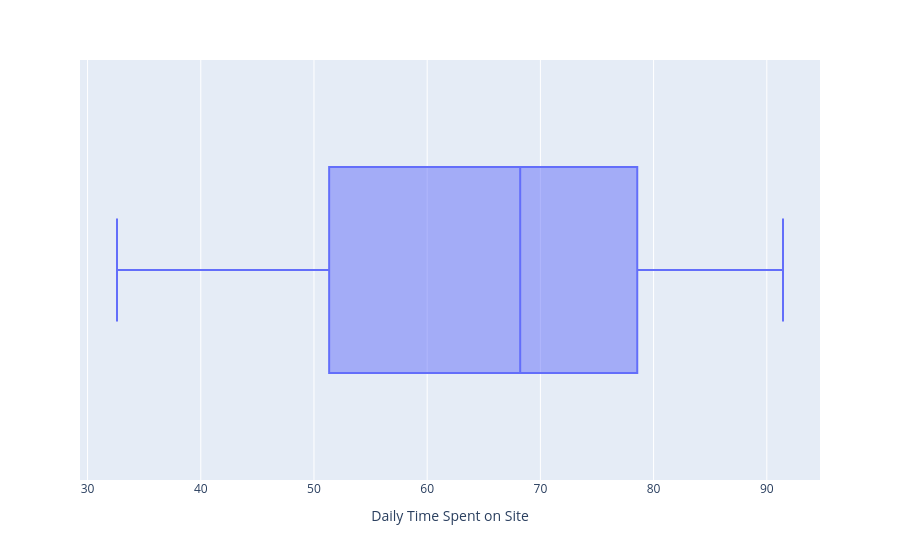
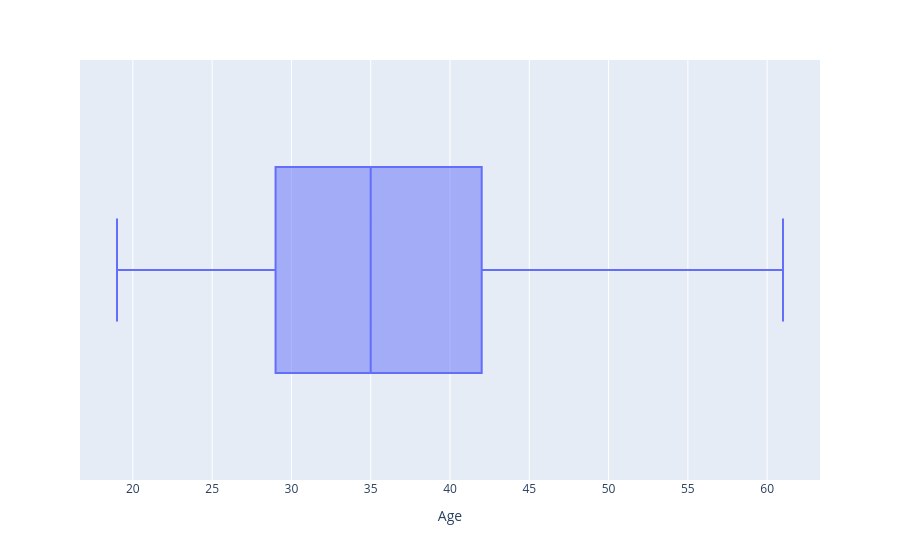
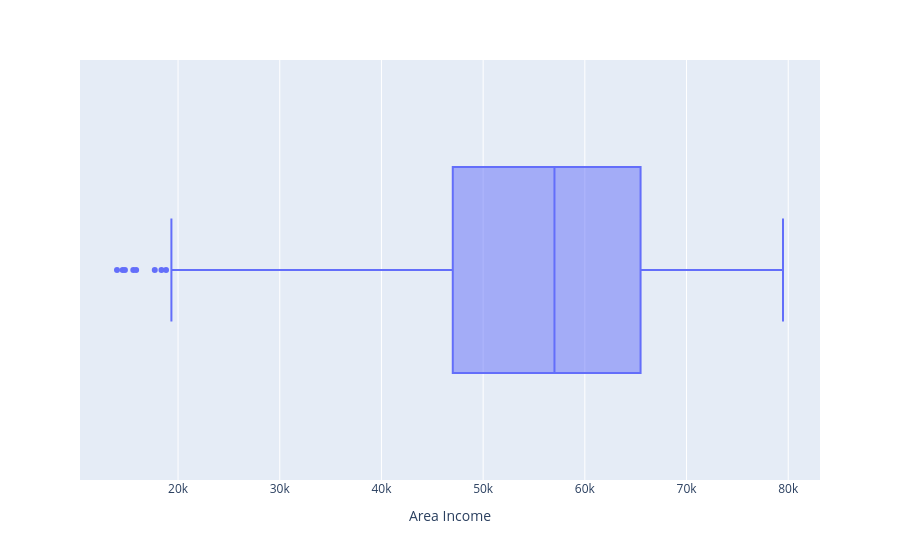
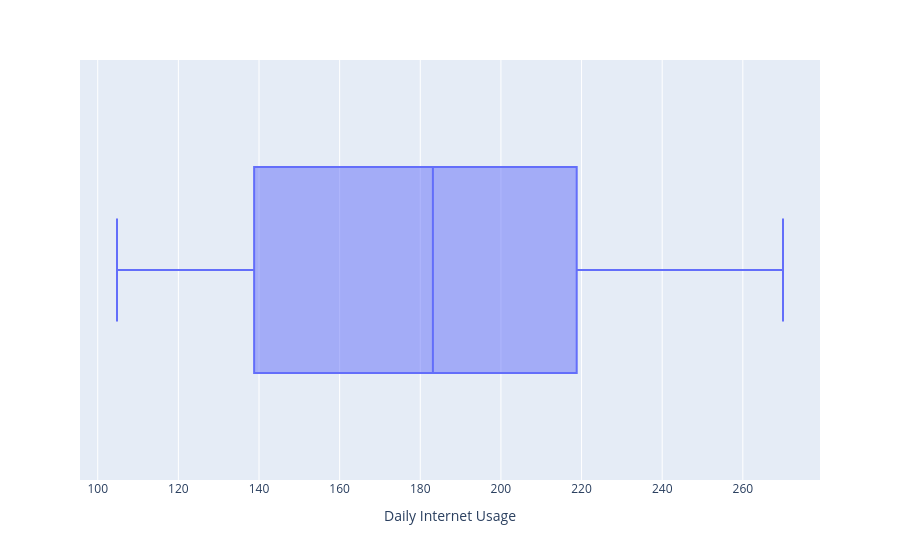

Here is the notebook cell these charts were saved with, in order:
### Code cell
for i in df.select_dtypes(include="number").columns:
    px.box(df,x=i).show()

### Figure 1 — Plotly figure (JSON) as saved in the notebook; plotly's stock layout.template omitted (floating-point values rounded to 4 significant figures; data arrays with more than 128 entries replaced by an {"elided": "..."} marker saying what was removed)
{"data": [{"alignmentgroup": "True", "hovertemplate": "Daily Time Spent on Site=%{x}<extra></extra>", "legendgroup": "", "marker": {"color": "#636efa"}, "name": "", "notched": false, "offsetgroup": "", "orientation": "h", "showlegend": false, "type": "box", "x": {"elided": "1000 float values"}, "x0": " ", "xaxis": "x", "y0": " ", "yaxis": "y"}], "layout": {"boxmode": "group", "legend": {"tracegroupgap": 0}, "margin": {"t": 60}, "xaxis": {"anchor": "y", "domain": [0, 1], "title": {"text": "Daily Time Spent on Site"}}, "yaxis": {"anchor": "x", "domain": [0, 1]}}}

### Figure 2 — Plotly figure (JSON) as saved in the notebook; plotly's stock layout.template omitted (floating-point values rounded to 4 significant figures; data arrays with more than 128 entries replaced by an {"elided": "..."} marker saying what was removed)
{"data": [{"alignmentgroup": "True", "hovertemplate": "Age=%{x}<extra></extra>", "legendgroup": "", "marker": {"color": "#636efa"}, "name": "", "notched": false, "offsetgroup": "", "orientation": "h", "showlegend": false, "type": "box", "x": {"elided": "1000 int values"}, "x0": " ", "xaxis": "x", "y0": " ", "yaxis": "y"}], "layout": {"boxmode": "group", "legend": {"tracegroupgap": 0}, "margin": {"t": 60}, "xaxis": {"anchor": "y", "domain": [0, 1], "title": {"text": "Age"}}, "yaxis": {"anchor": "x", "domain": [0, 1]}}}

### Figure 3 — Plotly figure (JSON) as saved in the notebook; plotly's stock layout.template omitted (floating-point values rounded to 4 significant figures; data arrays with more than 128 entries replaced by an {"elided": "..."} marker saying what was removed)
{"data": [{"alignmentgroup": "True", "hovertemplate": "Area Income=%{x}<extra></extra>", "legendgroup": "", "marker": {"color": "#636efa"}, "name": "", "notched": false, "offsetgroup": "", "orientation": "h", "showlegend": false, "type": "box", "x": {"elided": "1000 float values"}, "x0": " ", "xaxis": "x", "y0": " ", "yaxis": "y"}], "layout": {"boxmode": "group", "legend": {"tracegroupgap": 0}, "margin": {"t": 60}, "xaxis": {"anchor": "y", "domain": [0, 1], "title": {"text": "Area Income"}}, "yaxis": {"anchor": "x", "domain": [0, 1]}}}

### Figure 4 — Plotly figure (JSON) as saved in the notebook; plotly's stock layout.template omitted (floating-point values rounded to 4 significant figures; data arrays with more than 128 entries replaced by an {"elided": "..."} marker saying what was removed)
{"data": [{"alignmentgroup": "True", "hovertemplate": "Daily Internet Usage=%{x}<extra></extra>", "legendgroup": "", "marker": {"color": "#636efa"}, "name": "", "notched": false, "offsetgroup": "", "orientation": "h", "showlegend": false, "type": "box", "x": {"elided": "1000 float values"}, "x0": " ", "xaxis": "x", "y0": " ", "yaxis": "y"}], "layout": {"boxmode": "group", "legend": {"tracegroupgap": 0}, "margin": {"t": 60}, "xaxis": {"anchor": "y", "domain": [0, 1], "title": {"text": "Daily Internet Usage"}}, "yaxis": {"anchor": "x", "domain": [0, 1]}}}
